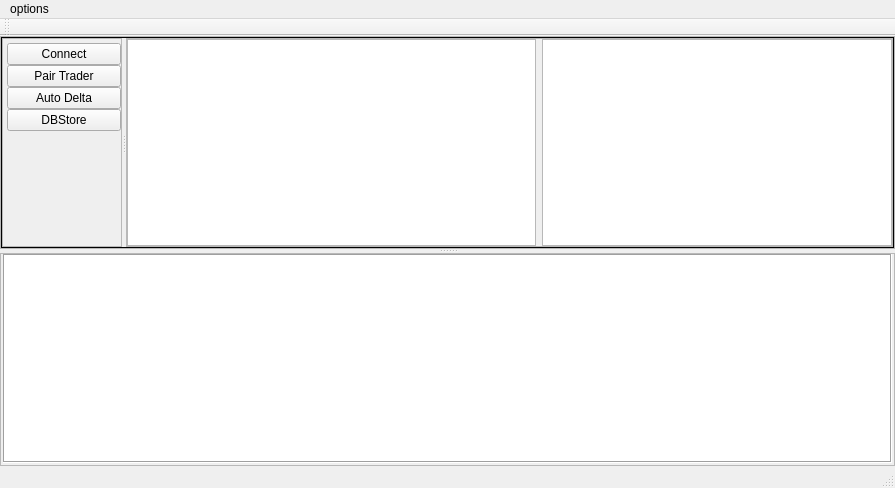
<?xml version="1.0" encoding="UTF-8"?>
<ui version="4.0">
 <class>IBTradeSystemClass</class>
 <widget class="QMainWindow" name="IBTradeSystemClass">
  <property name="geometry">
   <rect>
    <x>0</x>
    <y>0</y>
    <width>895</width>
    <height>488</height>
   </rect>
  </property>
  <property name="windowTitle">
   <string>IBTradeSystem V1</string>
  </property>
  <widget class="QWidget" name="centralWidget">
   <layout class="QVBoxLayout" name="verticalLayout_2">
    <property name="leftMargin">
     <number>0</number>
    </property>
    <property name="topMargin">
     <number>0</number>
    </property>
    <property name="rightMargin">
     <number>0</number>
    </property>
    <property name="bottomMargin">
     <number>0</number>
    </property>
    <item>
     <widget class="QSplitter" name="splitter_2">
      <property name="orientation">
       <enum>Qt::Vertical</enum>
      </property>
      <widget class="QFrame" name="frameControlPanel">
       <property name="minimumSize">
        <size>
         <width>0</width>
         <height>120</height>
        </size>
       </property>
       <property name="frameShape">
        <enum>QFrame::StyledPanel</enum>
       </property>
       <property name="frameShadow">
        <enum>QFrame::Raised</enum>
       </property>
       <layout class="QHBoxLayout" name="horizontalLayout">
        <property name="leftMargin">
         <number>0</number>
        </property>
        <property name="topMargin">
         <number>0</number>
        </property>
        <property name="rightMargin">
         <number>0</number>
        </property>
        <property name="bottomMargin">
         <number>0</number>
        </property>
        <item>
         <widget class="QSplitter" name="splitter">
          <property name="frameShape">
           <enum>QFrame::Box</enum>
          </property>
          <property name="orientation">
           <enum>Qt::Horizontal</enum>
          </property>
          <widget class="QFrame" name="frame_5">
           <property name="sizePolicy">
            <sizepolicy hsizetype="Fixed" vsizetype="Preferred">
             <horstretch>0</horstretch>
             <verstretch>0</verstretch>
            </sizepolicy>
           </property>
           <property name="minimumSize">
            <size>
             <width>120</width>
             <height>0</height>
            </size>
           </property>
           <property name="maximumSize">
            <size>
             <width>120</width>
             <height>16777215</height>
            </size>
           </property>
           <property name="frameShape">
            <enum>QFrame::StyledPanel</enum>
           </property>
           <property name="frameShadow">
            <enum>QFrame::Raised</enum>
           </property>
           <layout class="QGridLayout" name="gridLayout_2" rowstretch="0">
            <property name="sizeConstraint">
             <enum>QLayout::SetDefaultConstraint</enum>
            </property>
            <property name="leftMargin">
             <number>4</number>
            </property>
            <property name="topMargin">
             <number>4</number>
            </property>
            <property name="rightMargin">
             <number>0</number>
            </property>
            <property name="bottomMargin">
             <number>0</number>
            </property>
            <item row="0" column="0" alignment="Qt::AlignTop">
             <widget class="QFrame" name="frame_3">
              <property name="frameShape">
               <enum>QFrame::NoFrame</enum>
              </property>
              <property name="frameShadow">
               <enum>QFrame::Raised</enum>
              </property>
              <layout class="QVBoxLayout" name="verticalLayout">
               <property name="spacing">
                <number>0</number>
               </property>
               <property name="leftMargin">
                <number>0</number>
               </property>
               <property name="topMargin">
                <number>0</number>
               </property>
               <property name="rightMargin">
                <number>0</number>
               </property>
               <property name="bottomMargin">
                <number>0</number>
               </property>
               <item>
                <widget class="QPushButton" name="pushButton">
                 <property name="text">
                  <string>Connect</string>
                 </property>
                </widget>
               </item>
               <item>
                <widget class="QPushButton" name="pushButtonPairTrader">
                 <property name="text">
                  <string>Pair Trader</string>
                 </property>
                </widget>
               </item>
               <item>
                <widget class="QPushButton" name="autoDeltaButton">
                 <property name="text">
                  <string>Auto Delta</string>
                 </property>
                </widget>
               </item>
               <item>
                <widget class="QPushButton" name="pushButtonDBStore">
                 <property name="text">
                  <string>DBStore</string>
                 </property>
                </widget>
               </item>
              </layout>
             </widget>
            </item>
           </layout>
          </widget>
          <widget class="QFrame" name="frame_4">
           <property name="frameShape">
            <enum>QFrame::StyledPanel</enum>
           </property>
           <property name="frameShadow">
            <enum>QFrame::Raised</enum>
           </property>
           <layout class="QVBoxLayout" name="verticalLayout_3">
            <property name="leftMargin">
             <number>0</number>
            </property>
            <property name="topMargin">
             <number>0</number>
            </property>
            <property name="rightMargin">
             <number>0</number>
            </property>
            <property name="bottomMargin">
             <number>0</number>
            </property>
            <item>
             <layout class="QHBoxLayout" name="horizontalLayout_2">
              <item>
               <widget class="QTableView" name="tableView"/>
              </item>
              <item>
               <widget class="QTableView" name="tableViewSettings">
                <property name="minimumSize">
                 <size>
                  <width>0</width>
                  <height>0</height>
                 </size>
                </property>
                <property name="maximumSize">
                 <size>
                  <width>350</width>
                  <height>16777215</height>
                 </size>
                </property>
                <property name="selectionMode">
                 <enum>QAbstractItemView::SingleSelection</enum>
                </property>
                <property name="selectionBehavior">
                 <enum>QAbstractItemView::SelectRows</enum>
                </property>
                <attribute name="verticalHeaderVisible">
                 <bool>false</bool>
                </attribute>
               </widget>
              </item>
             </layout>
            </item>
           </layout>
          </widget>
         </widget>
        </item>
       </layout>
      </widget>
      <widget class="QFrame" name="frameTextLog">
       <property name="minimumSize">
        <size>
         <width>10</width>
         <height>20</height>
        </size>
       </property>
       <property name="baseSize">
        <size>
         <width>0</width>
         <height>100</height>
        </size>
       </property>
       <property name="layoutDirection">
        <enum>Qt::LeftToRight</enum>
       </property>
       <property name="frameShape">
        <enum>QFrame::StyledPanel</enum>
       </property>
       <property name="frameShadow">
        <enum>QFrame::Raised</enum>
       </property>
       <layout class="QGridLayout" name="gridLayout">
        <property name="sizeConstraint">
         <enum>QLayout::SetDefaultConstraint</enum>
        </property>
        <property name="leftMargin">
         <number>2</number>
        </property>
        <property name="topMargin">
         <number>0</number>
        </property>
        <property name="rightMargin">
         <number>2</number>
        </property>
        <property name="bottomMargin">
         <number>2</number>
        </property>
        <item row="1" column="0">
         <widget class="QTextEdit" name="textEdit">
          <property name="frameShape">
           <enum>QFrame::Box</enum>
          </property>
         </widget>
        </item>
       </layout>
      </widget>
     </widget>
    </item>
   </layout>
  </widget>
  <widget class="QMenuBar" name="menuBar">
   <property name="geometry">
    <rect>
     <x>0</x>
     <y>0</y>
     <width>895</width>
     <height>17</height>
    </rect>
   </property>
   <widget class="QMenu" name="menuclear_log">
    <property name="title">
     <string>options</string>
    </property>
    <addaction name="actionClear_Log"/>
   </widget>
   <addaction name="menuclear_log"/>
  </widget>
  <widget class="QToolBar" name="mainToolBar">
   <attribute name="toolBarArea">
    <enum>TopToolBarArea</enum>
   </attribute>
   <attribute name="toolBarBreak">
    <bool>false</bool>
   </attribute>
  </widget>
  <widget class="QStatusBar" name="statusBar"/>
  <action name="actionClear_Log">
   <property name="checkable">
    <bool>false</bool>
   </property>
   <property name="checked">
    <bool>false</bool>
   </property>
   <property name="text">
    <string>Clear Log</string>
   </property>
  </action>
 </widget>
 <layoutdefault spacing="6" margin="11"/>
 <resources/>
 <connections/>
</ui>
